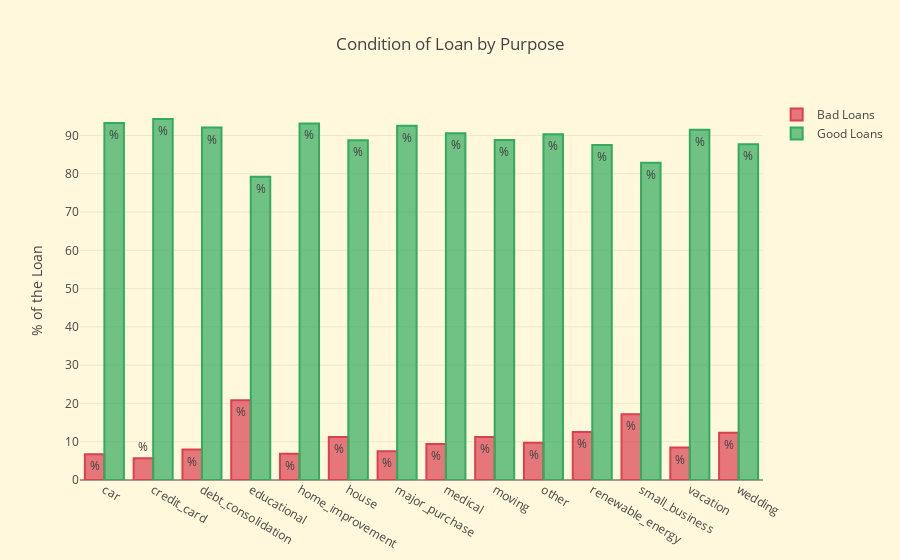

The cell this chart's notebook holds for it:
### Code cell
# Explore Condition of Loans and Purpose

purpose_condition = round(pd.crosstab(df['loan_condition'], df['purpose']).apply(lambda x: x/x.sum() * 100), 2)

purpose_bad_loans = purpose_condition.values[0].tolist()
purpose_good_loans = purpose_condition.values[1].tolist()
purpose = purpose_condition.columns

bad_plot = go.Bar(
    x=purpose,
    y=purpose_bad_loans,
    name = 'Bad Loans',
    text='%',
    marker=dict(
        color='rgba(219, 64, 82, 0.7)',
        line = dict(
            color='rgba(219, 64, 82, 1.0)',
            width=2)))

good_plot = go.Bar(
    x=purpose,
    y=purpose_good_loans,
    name='Good Loans',
    text='%',
    marker=dict(
        color='rgba(50, 171, 96, 0.7)',
        line = dict(
            color='rgba(50, 171, 96, 1.0)',
            width=2)))


data = [bad_plot, good_plot]

layout = go.Layout(
    title='Condition of Loan by Purpose',
    xaxis=dict(
        title=''),
    yaxis=dict(
        title='% of the Loan',),
    paper_bgcolor='#FFF8DC',
    plot_bgcolor='#FFF8DC',
    showlegend=True)

fig = dict(data=data, layout=layout)
iplot(fig, filename='condition_purposes')

### Figure 1 — Plotly figure (JSON) as saved in the notebook; plotly's stock layout.template omitted (floating-point values rounded to 4 significant figures)
{"data": [{"marker": {"color": "rgba(219, 64, 82, 0.7)", "line": {"color": "rgba(219, 64, 82, 1.0)", "width": 2}}, "name": "Bad Loans", "text": "%", "type": "bar", "uid": "b09417f7-fec6-4daa-becb-87ad8f296af8", "x": ["car", "credit_card", "debt_consolidation", "educational", "home_improvement", "house", "major_purchase", "medical", "moving", "other", "renewable_energy", "small_business", "vacation", "wedding"], "y": [6.72, 5.7, 7.94, 20.8, 6.86, 11.25, 7.49, 9.41, 11.21, 9.71, 12.52, 17.16, 8.49, 12.31]}, {"marker": {"color": "rgba(50, 171, 96, 0.7)", "line": {"color": "rgba(50, 171, 96, 1.0)", "width": 2}}, "name": "Good Loans", "text": "%", "type": "bar", "uid": "f11a2499-304d-4df8-9832-2b02cc71367c", "x": ["car", "credit_card", "debt_consolidation", "educational", "home_improvement", "house", "major_purchase", "medical", "moving", "other", "renewable_energy", "small_business", "vacation", "wedding"], "y": [93.28, 94.3, 92.06, 79.2, 93.14, 88.75, 92.51, 90.59, 88.79, 90.29, 87.48, 82.84, 91.51, 87.69]}], "layout": {"paper_bgcolor": "#FFF8DC", "plot_bgcolor": "#FFF8DC", "showlegend": true, "title": {"text": "Condition of Loan by Purpose"}, "xaxis": {"title": {"text": ""}}, "yaxis": {"title": {"text": "% of the Loan"}}}}
